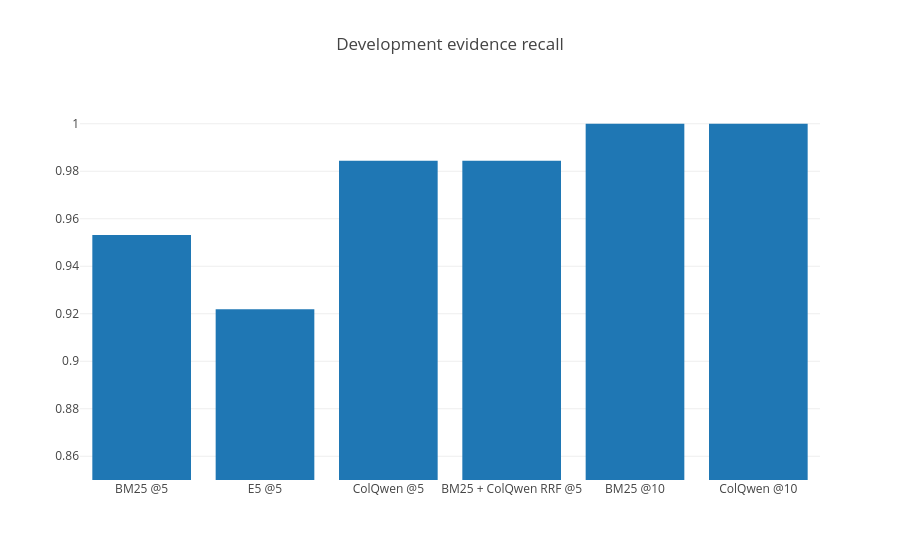

This figure's notebook cell:
### Code cell
import plotly.express as px
fig = px.bar(retrieval, x='policy', y='recall', title='Development evidence recall')
fig.update_layout(yaxis_range=[0.85,1.01])
fig.show()

### Figure 1 — Plotly figure (JSON) as saved in the notebook; plotly's stock layout.template omitted (floating-point values rounded to 4 significant figures)
{"data": [{"type": "bar", "x": ["BM25 @5", "E5 @5", "ColQwen @5", "BM25 + ColQwen RRF @5", "BM25 @10", "ColQwen @10"], "y": [0.9531, 0.9219, 0.9844, 0.9844, 1, 1]}], "layout": {"title": {"text": "Development evidence recall"}, "yaxis": {"range": [0.85, 1.01]}}}
